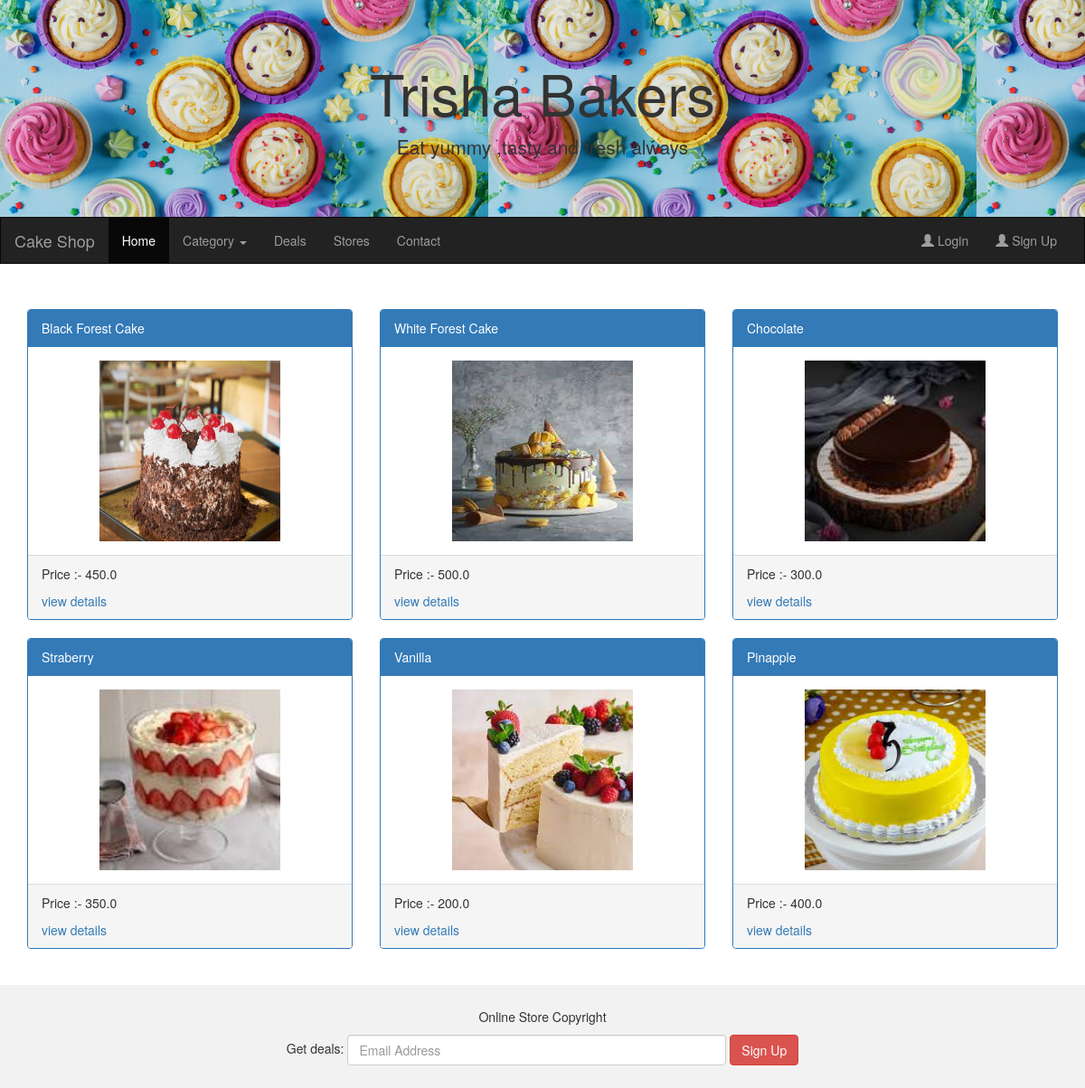
/, run on an earlier commit of the app's database.
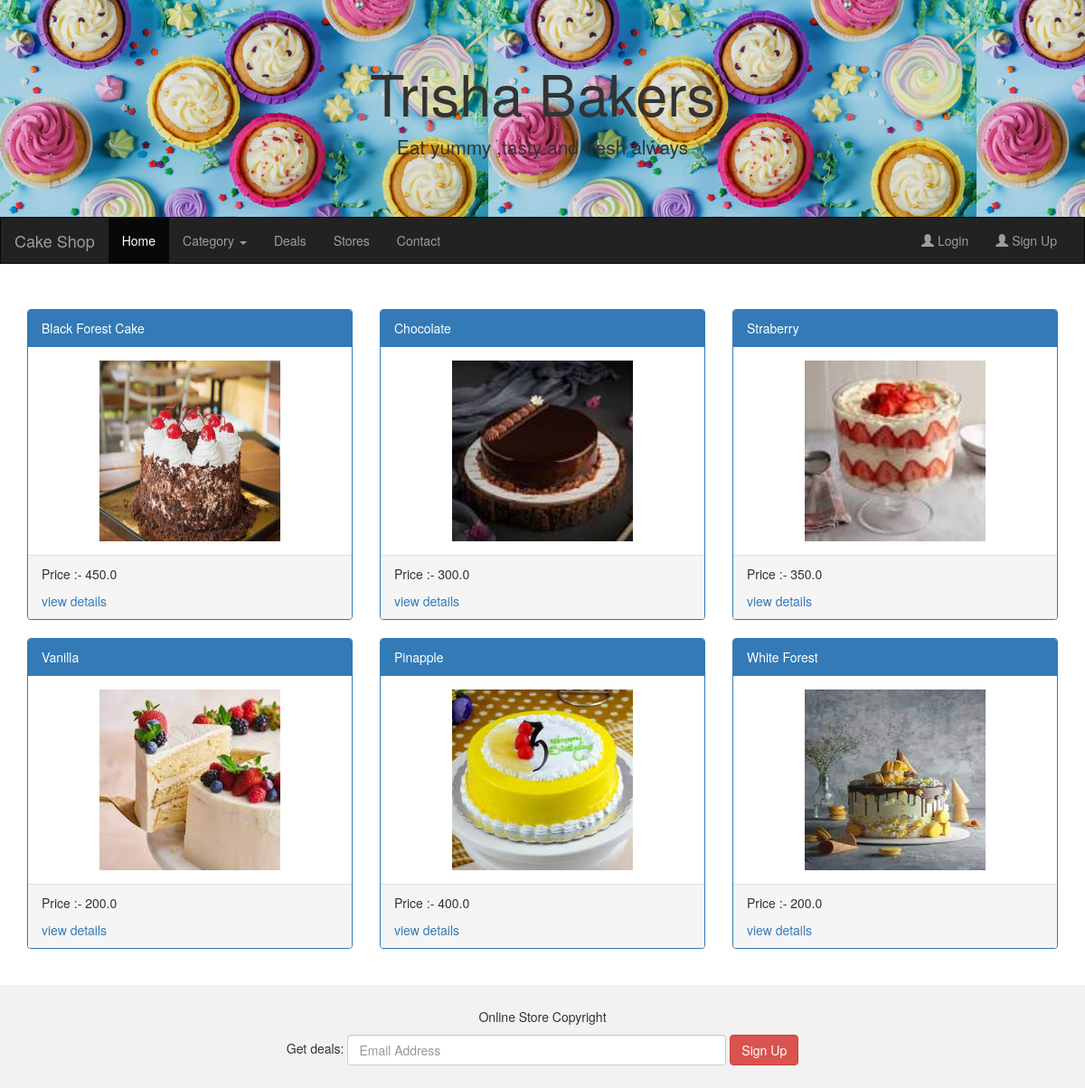
And on a later commit of the database.
### AdminApp/models.py (models this page shows)
class Product(models.Model):
    pname = models.CharField(max_length=20)
    price = models.FloatField(default=200)
    description = models.CharField(max_length=50)
    size = models.FloatField(default=1)
    quantity = models.IntegerField()
    image = models.ImageField(default='abc.jpg', upload_to='Images')
    cat = models.ForeignKey(to='Category', on_delete=models.CASCADE)
    class Meta:
        db_table = "Product"

### UserApp/views.py (the view)
# urls.py: path('',views.homepage),
def homepage(request):
    cats = Category.objects.all()
    cakes = Product.objects.all()
    return render(request, 'homepage.html', {"cats": cats, "cakes": cakes})

### UserApp/templates/homepage.html (shortened to what this page needs)
{%load static%}
<!DOCTYPE html>
<html lang="en">
<head>
    <link rel="stylesheet" href="https://maxcdn.bootstrapcdn.com/bootstrap/3.4.1/css/bootstrap.min.css">
</head>
<body>
    <div class="jumbotron">
        <div class="container text-center">
            <h1>Trisha Bakers</h1>
            <p>Eat yummy ,tasty and fresh always</p>
        </div>
    </div>
    <nav class="navbar navbar-inverse">
        <div class="container-fluid">
            <div class="navbar-header">
                {%if "uname" in request.session%}
      <a class="navbar-brand" href="#">Welcome {{request.session.uname}}</a>
      {%else%}
      <a class="navbar-brand" href="#">Cake Shop</a>
      {%endif%}
            </div>
            <div class="collapse navbar-collapse" id="myNavbar">
                <ul class="nav navbar-nav">
                    <li class="active"><a href="/">Home</a></li>
                    <li class="dropdown">
                        <a class="dropdown-toggle" data-toggle="dropdown" href="#">Category
                            <span class="caret"></span></a>
                    </li>
                    <li><a href="#">Deals</a></li>
                    <li><a href="#">Stores</a></li>
                    <li><a href="#">Contact</a></li>
                </ul>
                <ul class="nav navbar-nav navbar-right">
                    {%if "uname" in request.session%}
        <li><a href="/ShowAllCartItems"><span class="glyphicon glyphicon-shopping-cart"></span> Cart</a></li>
        <li><a href="/signout"><span class="glyphicon glyphicon-user"></span> Sign Out</a></li>
        {%else%}
        <li><a href="/login"><span class="glyphicon glyphicon-user"></span> Login</a></li>
        <li><a href="/signup"><span class="glyphicon glyphicon-user"></span> Sign Up</a></li>
        {%endif%}
        </ul>
            </div>
        </div>
    </nav>
    <div class="container">
    {%block content%}
        <div class="row">
            {% for cake in cakes%}
            <div class="col-sm-4">
                <div class="panel panel-primary">
                    <div class="panel-heading">{{cake.pname}}</div>
                    <div class="panel-body"><center><img src="{{cake.image.url}}" class="img-responsive"
                            style="width:200px;height:200px" alt="Image"></center></div>
                    <div class="panel-footer">
                        <p>Price :- {{cake.price}}</p>
                    <a href="/ViewDetails/{{cake.id}}">view details</a>
                    </div>
                </div>
            </div>
            {%endfor%}
        </div>
    {%endblock content%}
</div><br>
    <footer class="container-fluid text-center">
        <p>Online Store Copyright</p>
        <form class="form-inline">Get deals:
            <input type="email" class="form-control" size="50" placeholder="Email Address">
            <button type="button" class="btn btn-danger">Sign Up</button>
        </form>
    </footer>
</body>
</html>

What changed in the data, as far as the page shows it:
removed Product: pname "White Forest Cake", image (picture), price "500.0"
added Product: pname "White Forest", image (picture), price "200.0"
